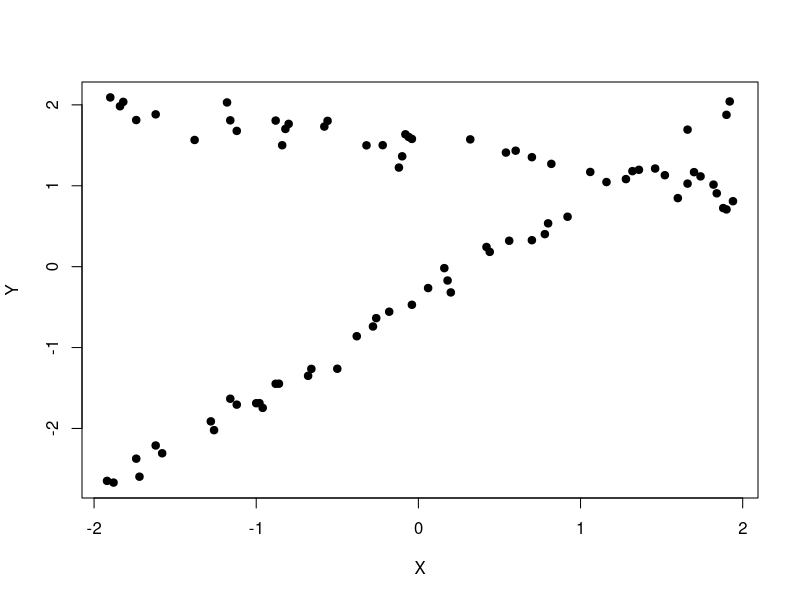

The R source for this figure:
set.seed(101)

slope1 <- -.3; intercept1 <- 1.5    # generating data from C_1
xs1 <- sample(seq(-2,2,len=201), 40)
ys1 <- intercept1 + slope1*xs1 + rnorm(length(xs1),0,.15) # add some noise

slope2 <- 1.2; intercept2 <- -.4    # generating data from C_2
xs2 <- sample(seq(-2,2,len=201), 40)
ys2 <- intercept2 + slope2*xs2 + rnorm(length(xs1),0,.15)

mydata <- rbind( cbind(xs1,ys1), cbind(xs2,ys2) )
plot(mydata, pch=19, xlab="X", ylab="Y")

i1 <- s1 <- i2 <- s2 <- 0 # model parameters for slope and intersect
init_params <- function() {
  i1 <<- 2*runif(1)
  s1 <<- 2*runif(1)
  i2 <<- 2*runif(1)
  s2 <<- 2*runif(1)
  c(i1,s1,i2,s2)
}

params <- init_params()

# params is [s1,i1,s2,i2]
e.step <- function(mydata, params, sigma=0.5) {
  w1 <- rep(NA, nrow(mydata))
  w2 <- rep(NA, nrow(mydata))

  for (i in 1:nrow(mydata)) {
    r1 <- abs(params[1] + params[2] * mydata[i,1] - mydata[i,2]) # residual for model 1
    r2 <- abs(params[3] + params[4] * mydata[i,1] - mydata[i,2]) # residual for model 2

    exp1 <- exp(-r1^2/sigma^2)
    exp2 <- exp(-r2^2/sigma^2)

    w1[i] <- exp1 / (exp1+exp2)
    w2[i] <- exp2 / (exp1+exp2)
  }

  cbind(w1,w2)
}

ws <- e.step(mydata, params)
head(ws)

# wls - weighted least squares
wls <- function(X,Y,W) {
  solve(t(X) %*% W %*% X) %*% t(X) %*% W %*% Y
}

m.step <- function(mydata, ws) {
  X <- cbind(rep(1, nrow(mydata)), mydata[,1])
  Y <- as.matrix(mydata[,2], ncol=1)
  p_1 <- wls(X,Y,diag(ws[,1]))
  p_2 <- wls(X,Y,diag(ws[,2]))

  c(p_1, p_2)
}

params <- m.step(mydata, ws)

em.2lines <- function(mydata, tol=1e-2, max.step=1e3) {
  step <- 0

  s1 <- i1 <- s2 <- i2 <- 0 # model parameters for slope and intersect
  params <- init_params()

  repeat {
    ws         <- e.step(mydata, params)
    old.params <- params
    params     <- m.step(mydata, ws)

    if (norm(as.matrix(old.params-params), type="F") < tol) # convergence achieved
      break

    step <- step +1
    if (step > max.step)
      break
  }

  list(params=params,    # the estimated parameters
       weights=ws,       # the weighs for each datapoint x^i
       class=apply(ws, 1, function(v) if (v[1]>v[2]) 1 else 2))  # the class for each datapoint
}

report <- em.2lines(mydata)
report$params
